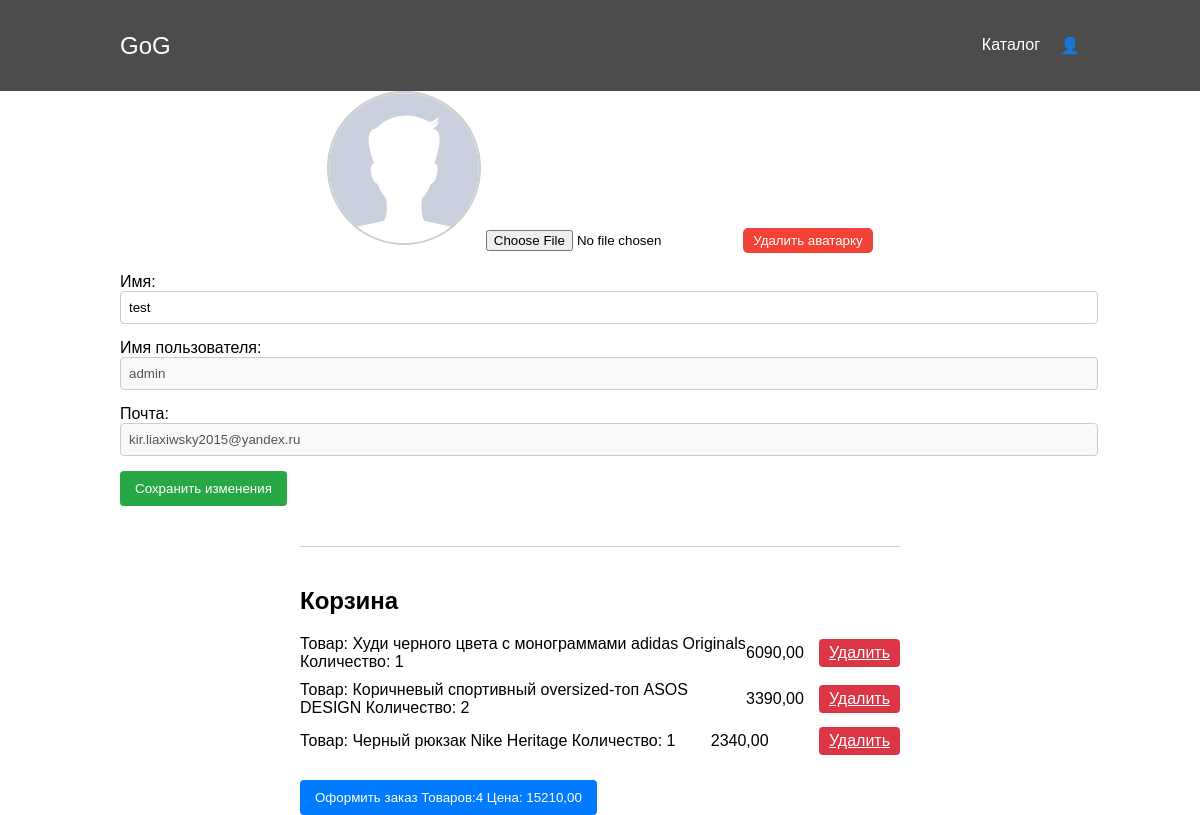
Page /users/profile/1/ (signed in) on the earlier database version.
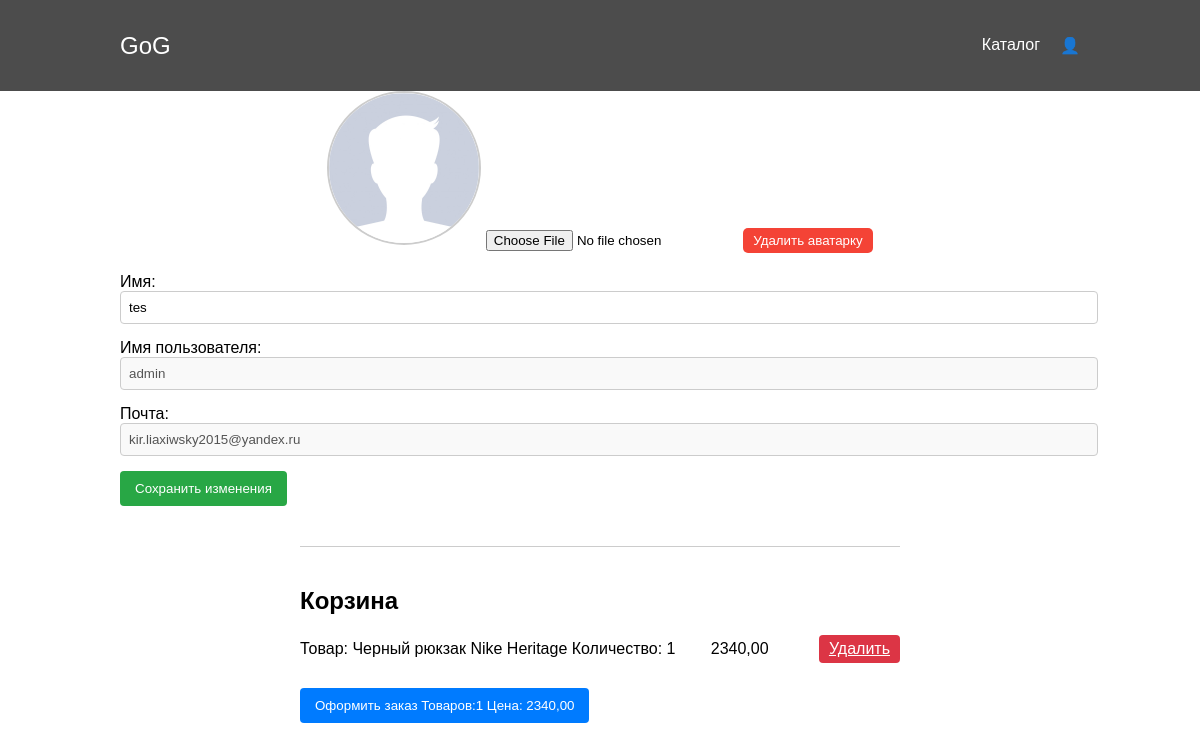
Same page on the later database version.
### apps/users/models.py (models this page shows)
class User(AbstractUser):
    image = models.ImageField(upload_to="images/", null=True, blank=True)
    is_verified_email = models.BooleanField(default=False)
    class Meta:
        constraints = [
            models.UniqueConstraint(fields=['email'], name='unique_email_constraint')
        ]

### apps/products/models.py (models this page shows, shortened)
class Basket(models.Model):
    user = models.ForeignKey(User, on_delete=models.CASCADE)
    product = models.ForeignKey(Product, on_delete=models.CASCADE)
    quantity = models.PositiveIntegerField(default=0)
    created_timestamp = models.DateTimeField(auto_now_add=True)
    objects = BasketQuerySet.as_manager()
    def sum(self):
        return self.quantity * self.product.price

class Product(models.Model):
    name = models.CharField(max_length=128)
    description = models.TextField(null=True, blank=True)
    price = models.DecimalField(max_digits=7, decimal_places=2)
    quantity = models.PositiveIntegerField(default=0)
    image = models.ImageField(upload_to="products_images")
    category = models.ForeignKey(ProductCategory, related_name='products', on_delete=models.CASCADE)
    def __str__(self):
        return self.name
    class Meta:
        verbose_name = 'Product'
        verbose_name_plural = 'Products'

### apps/users/views.py (the view, shortened to what this page needs)
# urls.py: path('profile/<int:pk>/', login_required(UserProfileView.as_view()), name='profile'),
class UserProfileView(UpdateView):
    extra_context = {'title': 'Профиль'}
    model = User
    template_name = 'users/profile.html'
    form_class = UserProfileForm

### apps/users/forms.py
class UserProfileForm(UserChangeForm):
    first_name = forms.CharField(widget=forms.TextInput())
    image = forms.ImageField(widget=forms.FileInput(), required=False)
    class Meta:
        model = User
        fields = ['first_name', 'image']

### apps/products/context_processors.py (called while the page is built)
def baskets(request):
    user = request.user
    return {'baskets': Basket.objects.filter(user=user) if user.is_authenticated else []}

### apps/products/models.py (called while the page is built)
    def total_sum(self):
        return sum(basket.sum() for basket in self)

    def total_quantity(self):
        return sum(basket.quantity for basket in self)

### templates/users/profile.html (shortened to what this page needs)
{% extends 'base.html' %}
{% load static %}
{% block css %}
    <link rel="stylesheet" href="{% static 'css/users/profile.css' %}">
{% endblock %}
{% block content %}
    <form action="{% url 'users:profile' user.pk %}" method="post" class="form" enctype="multipart/form-data">
        <div class="profile-container">
            <div class="avatar-section">
                <img src="{% if user.image %} {{ user.image.url }} {% else %} {% static 'img/default_avatar.jpg' %} {% endif %}"
                     alt="Avatar" class="avatar" id="avatar-image">
                <input type="file" name="image" id="image" class="upload-avatar" accept="image/*">
                <button type="submit" name="remove_avatar" value="true" class="remove-avatar">Удалить аватарку</button>
            </div>
            <div class="user-info">
                <div class="info-item">
                    <label for="first_name">Имя:</label>
                    <input type="text" id="first_name" name="first_name" value="{{ form.first_name.value|default:'' }}"
                           class="editable"/>
                </div>
                <div class="info-item">
                    <label for="username">Имя пользователя:</label>
                    <input type="text" id="username" value="{{ user.username }}" class="read-only" disabled/>
                </div>
                <div class="info-item">
                    <label for="email">Почта:</label>
                    <input type="email" id="email" value="{{ user.email }}" class="read-only" disabled/>
                </div>
                <button class="save-button" type="submit">Сохранить изменения</button>
            </div>
        </div>
    </form>
    <div class="cart-section">
        {% if baskets %}
            <h2>Корзина</h2>
            {% for basket in baskets %}
                <div class="cart-item">
                    <span>Товар: {{ basket.product }} Количество: {{ basket.quantity }}</span>
                    <span class="item-price">{{ basket.product.price }}</span>
                    <a href="{% url 'products:basket_remove' basket.id %}"
                        class="remove-button">Удалить</a>
                </div>
            {% endfor %}
            <button class="checkout-button">Оформить заказ Товаров:{{ baskets.total_quantity }} Цена: {{ baskets.total_sum }}</button>
        {% else %}
            <h2>Корзина пуста</h2>
        {% endif %}
    </div>
{% endblock %}

Differences in the rows shown:
removed Basket: product "Худи черного цвета с монограммами adidas Originals", quantity "1", product.price "6090,00", total_quantity "4", total_sum "15210,00"
removed Basket: product "Коричневый спортивный oversized-топ ASOS DESIGN", quantity "2", product.price "3390,00"
changed User "admin": first_name "test" → "tes"
Other differences:
{{ baskets.total_quantity }}: "4" → "1"
{{ baskets.total_sum }}: "15210,00" → "2340,00"
